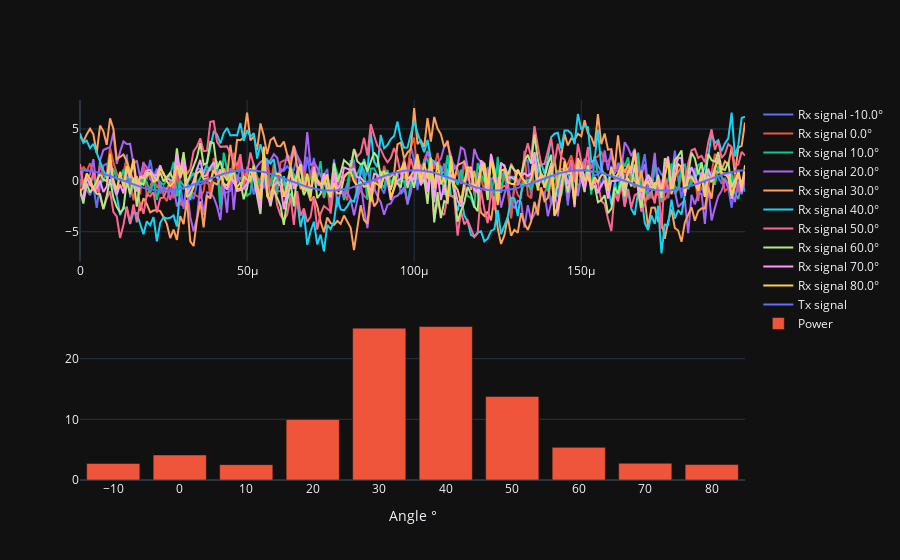

The cell this chart's notebook holds for it:
### Markdown cell above
## Let simulate creation of 10 beams 

10 beams from signal arrival - 45° to signal arrival + 45°

### Code cell
theta_scan = np.linspace(theta_degrees-45, theta_degrees+45, 10)

results = list()
powers = list()

if not use_matplotlib:
   fig = go.Figure()
   fig = go.Figure().set_subplots(2, 1, horizontal_spacing=0.1)

for theta_i in theta_scan:
   w = beamforming.create_steering_vectors(antena_rx_nbr, antena_spacing, np.radians(theta_i))
   X_weighted = beamforming.beamforming(rx_signals, w)
   powers.append(np.var(X_weighted))
   if use_matplotlib:
      plt.plot(np.asarray(X_weighted).squeeze().real[0:200], label="Beam " + str(theta_i) + "°")
   else:
      fig.add_trace(go.Scatter(x=t[0:200], y=np.asarray(X_weighted).squeeze().real[0:200], mode='lines', name="Rx signal " + str(theta_i) + "°"), row=1, col=1)

if use_matplotlib:
   plt.legend()
   plt.show()
else:
   fig.add_trace(go.Scatter(x=t[0:200], y=np.asarray(tx_signal).squeeze().real[0:200], mode='lines', name="Tx signal"), row=1, col=1)
   fig.add_trace(go.Scatter(x=theta_scan, y=powers, name="Power"), row=2, col=1)
   fig.update_layout(template="plotly_dark")
   fig.update_xaxes(title_text = "Angle °", tickmode="array", tickvals=theta_scan, row=2, col=1)
   fig.show()

### Figure 1 — Plotly figure (JSON) as saved in the notebook; plotly's stock layout.template omitted (floating-point values rounded to 4 significant figures; data arrays with more than 128 entries replaced by an {"elided": "..."} marker saying what was removed)
{"data": [{"mode": "lines", "name": "Rx signal -10.0°", "type": "scatter", "x": {"elided": "200 float values"}, "xaxis": "x", "y": {"elided": "200 float values"}, "yaxis": "y"}, {"mode": "lines", "name": "Rx signal 0.0°", "type": "scatter", "x": {"elided": "200 float values"}, "xaxis": "x", "y": {"elided": "200 float values"}, "yaxis": "y"}, {"mode": "lines", "name": "Rx signal 10.0°", "type": "scatter", "x": {"elided": "200 float values"}, "xaxis": "x", "y": {"elided": "200 float values"}, "yaxis": "y"}, {"mode": "lines", "name": "Rx signal 20.0°", "type": "scatter", "x": {"elided": "200 float values"}, "xaxis": "x", "y": {"elided": "200 float values"}, "yaxis": "y"}, {"mode": "lines", "name": "Rx signal 30.0°", "type": "scatter", "x": {"elided": "200 float values"}, "xaxis": "x", "y": {"elided": "200 float values"}, "yaxis": "y"}, {"mode": "lines", "name": "Rx signal 40.0°", "type": "scatter", "x": {"elided": "200 float values"}, "xaxis": "x", "y": {"elided": "200 float values"}, "yaxis": "y"}, {"mode": "lines", "name": "Rx signal 50.0°", "type": "scatter", "x": {"elided": "200 float values"}, "xaxis": "x", "y": {"elided": "200 float values"}, "yaxis": "y"}, {"mode": "lines", "name": "Rx signal 60.0°", "type": "scatter", "x": {"elided": "200 float values"}, "xaxis": "x", "y": {"elided": "200 float values"}, "yaxis": "y"}, {"mode": "lines", "name": "Rx signal 70.0°", "type": "scatter", "x": {"elided": "200 float values"}, "xaxis": "x", "y": {"elided": "200 float values"}, "yaxis": "y"}, {"mode": "lines", "name": "Rx signal 80.0°", "type": "scatter", "x": {"elided": "200 float values"}, "xaxis": "x", "y": {"elided": "200 float values"}, "yaxis": "y"}, {"mode": "lines", "name": "Tx signal", "type": "scatter", "x": {"elided": "200 float values"}, "xaxis": "x", "y": {"elided": "200 float values"}, "yaxis": "y"}, {"name": "Power", "type": "bar", "x": [-10, 0, 10, 20, 30, 40, 50, 60, 70, 80], "xaxis": "x2", "y": [2.732, 4.126, 2.532, 9.984, 25.03, 25.29, 13.78, 5.379, 2.762, 2.543], "yaxis": "y2"}], "layout": {"xaxis": {"anchor": "y", "domain": [0, 1]}, "xaxis2": {"anchor": "y2", "domain": [0, 1], "tickmode": "array", "tickvals": [-10, 0, 10, 20, 30, 40, 50, 60, 70, 80], "title": {"text": "Angle °"}}, "yaxis": {"anchor": "x", "domain": [0.575, 1]}, "yaxis2": {"anchor": "x2", "domain": [0, 0.425]}}}
